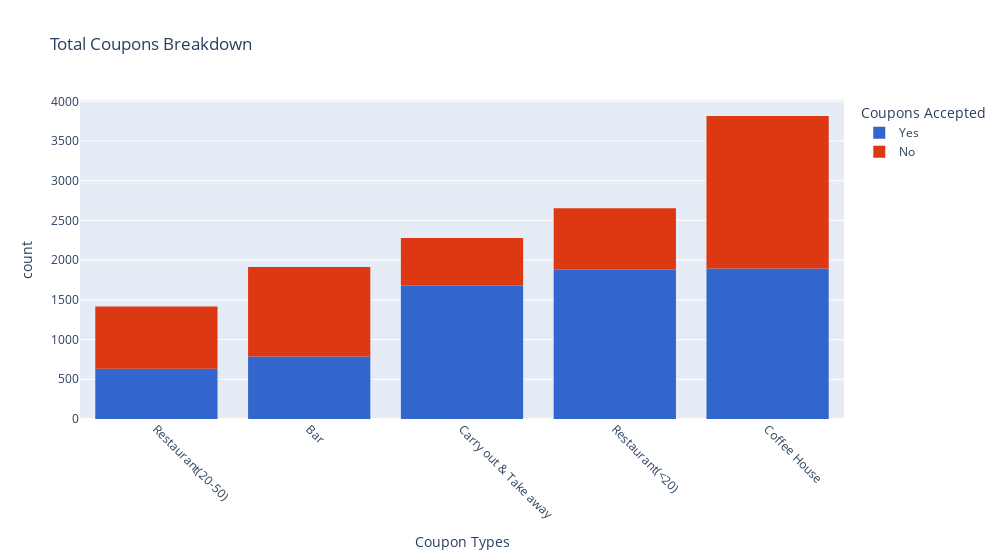

Notebook code cell kept with this figure:
### Markdown cell above
5. Use a bar plot to visualize the `coupon` column.

### Code cell
# Use plotly to create bar plot for coupon column
fig = px.histogram(df_cleaned,x='coupon', color=df_cleaned['Y'].astype('str').replace({'1':'Yes', '0':'No'}) , 
             title="Total Coupons Breakdown", labels={'coupon':'Coupon Types', 'count':'Total Coupons', 'color':'Coupons Accepted'}, 
             color_discrete_sequence=px.colors.qualitative.G10)

fig.update_xaxes(tickangle=45)
fig.update_layout(xaxis={'categoryorder':'total ascending'})
fig.update_layout(width=1000)
fig.show()

### Figure 1 — Plotly figure (JSON) as saved in the notebook; plotly's stock layout.template omitted (floating-point values rounded to 4 significant figures; data arrays with more than 128 entries replaced by an {"elided": "..."} marker saying what was removed)
{"data": [{"alignmentgroup": "True", "bingroup": "x", "hovertemplate": "Coupons Accepted=Yes<br>Coupon Types=%{x}<br>count=%{y}<extra></extra>", "legendgroup": "Yes", "marker": {"color": "#3366CC", "pattern": {"shape": ""}}, "name": "Yes", "offsetgroup": "Yes", "orientation": "v", "showlegend": true, "type": "histogram", "x": {"elided": "6877 str values"}, "xaxis": "x", "yaxis": "y"}, {"alignmentgroup": "True", "bingroup": "x", "hovertemplate": "Coupons Accepted=No<br>Coupon Types=%{x}<br>count=%{y}<extra></extra>", "legendgroup": "No", "marker": {"color": "#DC3912", "pattern": {"shape": ""}}, "name": "No", "offsetgroup": "No", "orientation": "v", "showlegend": true, "type": "histogram", "x": {"elided": "5202 str values"}, "xaxis": "x", "yaxis": "y"}], "layout": {"barmode": "relative", "legend": {"title": {"text": "Coupons Accepted"}, "tracegroupgap": 0}, "title": {"text": "Total Coupons Breakdown"}, "width": 1000, "xaxis": {"anchor": "y", "categoryorder": "total ascending", "domain": [0, 1], "tickangle": 45, "title": {"text": "Coupon Types"}}, "yaxis": {"anchor": "x", "domain": [0, 1], "title": {"text": "count"}}}}
